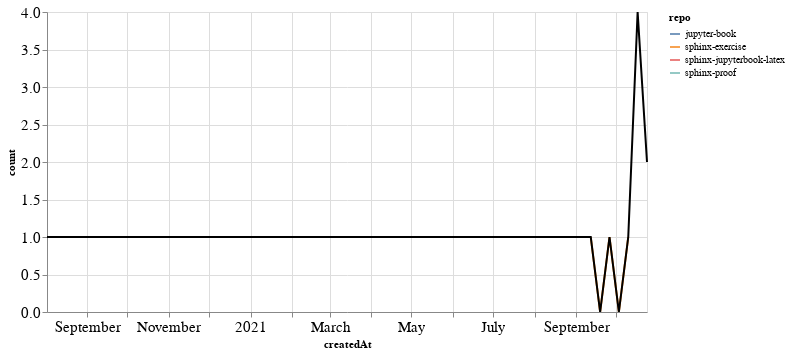

Notebook source saved alongside this figure:
### Markdown cell above
### PRs

### Code cell
prs_time = prs.groupby('repo').resample('W', on='createdAt').count()['author'].reset_index()
prs_time = prs_time.rename(columns={'author': 'count'})
prs_time_total = prs_time.groupby('createdAt').agg({"count": "sum"}).reset_index()

ch1 = alt.Chart(prs_time, width=600).mark_line().encode(
    x='createdAt',
    y='count',
    color='repo',
    tooltip="repo"
)

ch2 = alt.Chart(prs_time_total, width=600).mark_line(color="black").encode(
    x='createdAt',
    y='count',
)

ch1 + ch2

### Figure 1 — Vega-Lite specification as saved in the notebook (floating-point values rounded to 4 significant figures)
{"config": {"axisLeft": {"labelFontSize": 15}, "axisBottom": {"labelFontSize": 15}}, "layer": [{"data": {"name": "data-36fc8c6bf77e2cbeb5124671d52bbf4f"}, "mark": "line", "encoding": {"color": {"type": "nominal", "field": "repo"}, "tooltip": {"type": "nominal", "field": "repo"}, "x": {"type": "temporal", "field": "createdAt"}, "y": {"type": "quantitative", "field": "count"}}, "width": 600}, {"data": {"name": "data-ce2f6762bb09c7627c165730b2b91beb"}, "mark": {"type": "line", "color": "black"}, "encoding": {"x": {"type": "temporal", "field": "createdAt"}, "y": {"type": "quantitative", "field": "count"}}, "width": 600}], "$schema": "https://vega.github.io/schema/vega-lite/v4.8.1.json", "datasets": {"data-36fc8c6bf77e2cbeb5124671d52bbf4f": [{"repo": "jupyter-book", "createdAt": "2020-08-02T00:00:00", "count": 1}, {"repo": "sphinx-exercise", "createdAt": "2021-09-12T00:00:00", "count": 1}, {"repo": "sphinx-exercise", "createdAt": "2021-09-19T00:00:00", "count": 0}, {"repo": "sphinx-exercise", "createdAt": "2021-09-26T00:00:00", "count": 1}, {"repo": "sphinx-exercise", "createdAt": "2021-10-03T00:00:00", "count": 0}, {"repo": "sphinx-exercise", "createdAt": "2021-10-10T00:00:00", "count": 1}, {"repo": "sphinx-jupyterbook-latex", "createdAt": "2021-10-24T00:00:00", "count": 2}, {"repo": "sphinx-proof", "createdAt": "2021-10-17T00:00:00", "count": 4}], "data-ce2f6762bb09c7627c165730b2b91beb": [{"createdAt": "2020-08-02T00:00:00", "count": 1}, {"createdAt": "2021-09-12T00:00:00", "count": 1}, {"createdAt": "2021-09-19T00:00:00", "count": 0}, {"createdAt": "2021-09-26T00:00:00", "count": 1}, {"createdAt": "2021-10-03T00:00:00", "count": 0}, {"createdAt": "2021-10-10T00:00:00", "count": 1}, {"createdAt": "2021-10-17T00:00:00", "count": 4}, {"createdAt": "2021-10-24T00:00:00", "count": 2}]}}
